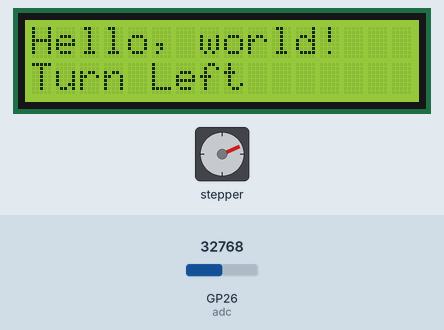
Bench run of a program on a simulated Raspberry Pi Pico running MicroPython. On the bench: 16×2 character LCD, stepper motor. The test bench sets the inputs (shaded band); at power-on: GP26 (adc) = 32768 (analog values on the 0–65535 scale). The stepper is drawn at 2048 steps a turn; library files of the repository ran but are not shown: I2C_LCD.py.

Above: at 1.2 s.
1.3 s: GP26 (adc) set to 32352
At 5.78 s:
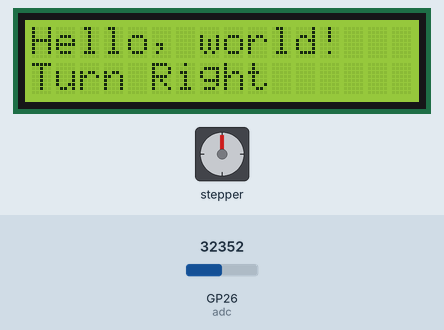
7.5 s: GP26 (adc) set to 57670
At 11.36 s:
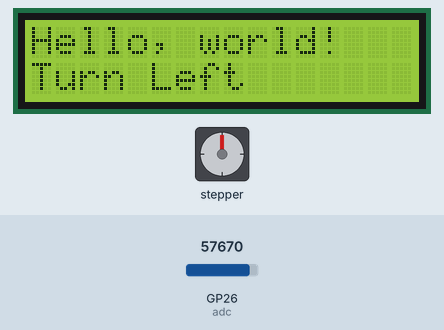
13.7 s: GP26 (adc) set to 32767
At 17.23 s:
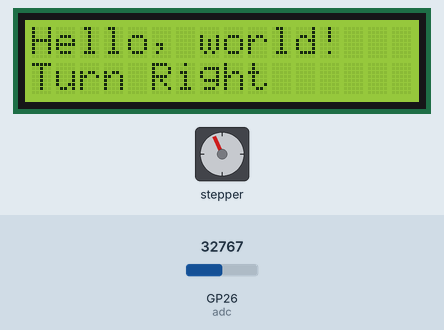
Timing chart, 0 to 29.8 s (numbered marks = the images above; inputs shaded):
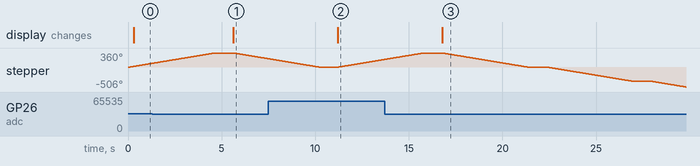

The program:

main.py
```python
import time
from machine import I2C, Pin, ADC
from I2C_LCD import I2CLcd
from stepmotor import Stepmotor

i2c = I2C(1, sda=Pin(14), scl=Pin(15), freq=400000)
devices = i2c.scan()
adc = ADC(26)
stepperMotor = Stepmotor(21, 20, 19, 18)


try:
    if devices != []:
        lcd = I2CLcd(i2c, devices[0], 2, 16)
        lcd.move_to(0, 0)
        lcd.putstr("Hello, world!")
        count = 0
        while True:

            adcValue = adc.read_u16()
            if adcValue < 65535 / 2:
                lcd.move_to(0, 1)
                lcd.putstr("Turn Right")
                stepperMotor.moveSteps(1, 32*64, 2000)
                stepperMotor.stop()
                time.sleep(1)
            else:
                lcd.move_to(0, 1)
                lcd.putstr("Turn Left ")
                stepperMotor.moveSteps(0, 32*64, 2000)
                stepperMotor.stop()
                time.sleep(1)

    else:
        print("No address found")
except:
    pass
```

stepmotor.py
```python
from machine import Pin
import time

phasecw  = [0x08,0x04,0x02,0x01]
phaseccw = [0x01,0x02,0x04,0x08]
out=0x01

class Stepmotor(object):
    def __init__(self, A: int=21, B: int=20, C: int=19, D: int=18):
        self._A = Pin(A,Pin.OUT,0)
        self._B = Pin(B,Pin.OUT,0)
        self._C = Pin(C,Pin.OUT,0)
        self._D = Pin(D,Pin.OUT,0)

    def _motorcontrol(self,data):
        if data == 0x08:
            self._A.on()
            self._B.off()
            self._C.off()
            self._D.off()
        if data == 0x04:
            self._A.off()
            self._B.on()
            self._C.off()
            self._D.off()
        if data == 0x02:
            self._A.off()
            self._B.off()
            self._C.on()
            self._D.off()
        if data == 0x01:
            self._A.off()
            self._B.off()
            self._C.off()
            self._D.on()
        if data == 0x00:
            self._A.off()
            self._B.off()
            self._C.off()
            self._D.off()

    def moveOneStep(self,direction):
        global out
        if direction == 1:
            if out != 0x08:
                out = out<<1
            else:
                out = 0x01
        else:
            if direction == 0:
                if out != 0x01:
                    out = out >> 1
                else:
                    out = 0x08
        self._motorcontrol(out)

    def moveSteps(self, direction, steps, us):
        for i in range(steps):
            self.moveOneStep(direction)
            time.sleep_us(us)

    def moveAround(self,direction, turns, us):
        for i in range(turns):
            self.moveSteps(direction, 32*64,us)

    def moveAngle(self, angles, us):
        self.moveSteps(direction, 32*64//angles, us)

    def stop(self):
        self._motorcontrol(0x00)


            
```

Measured:
- the behaviour switches between 32768 and 32752 on GP26 (adc) (found by bisection; images 0 and 1)
- after the input at 1.3 s, the display: changes after 4.3 s (image 1)
- after the input at 7.5 s, the display: changes after 3.7 s (image 2)
- after the input at 13.7 s, the display: changes after 3.1 s (image 3)
